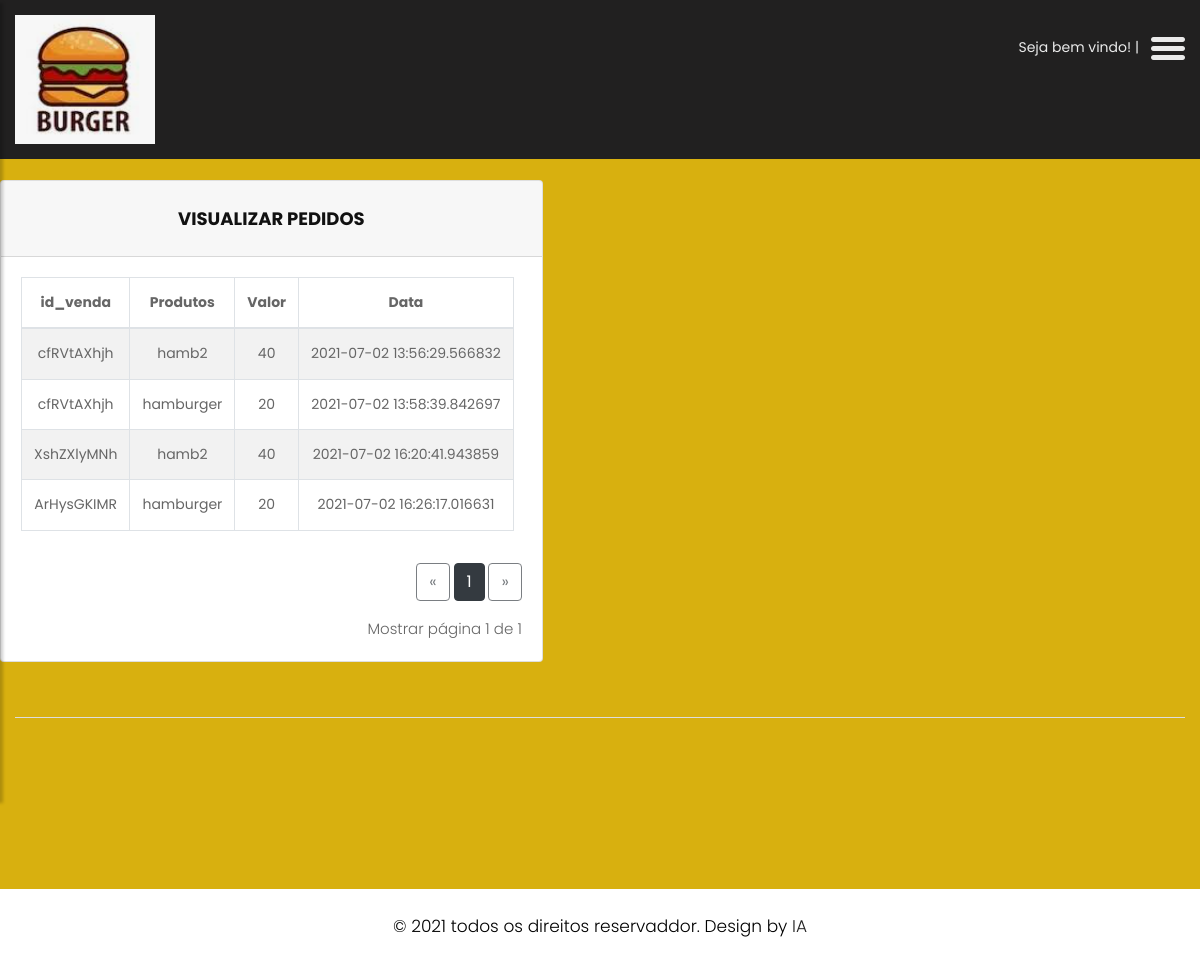
The page /cad_pedidos (signed in) on the database as committed earlier.
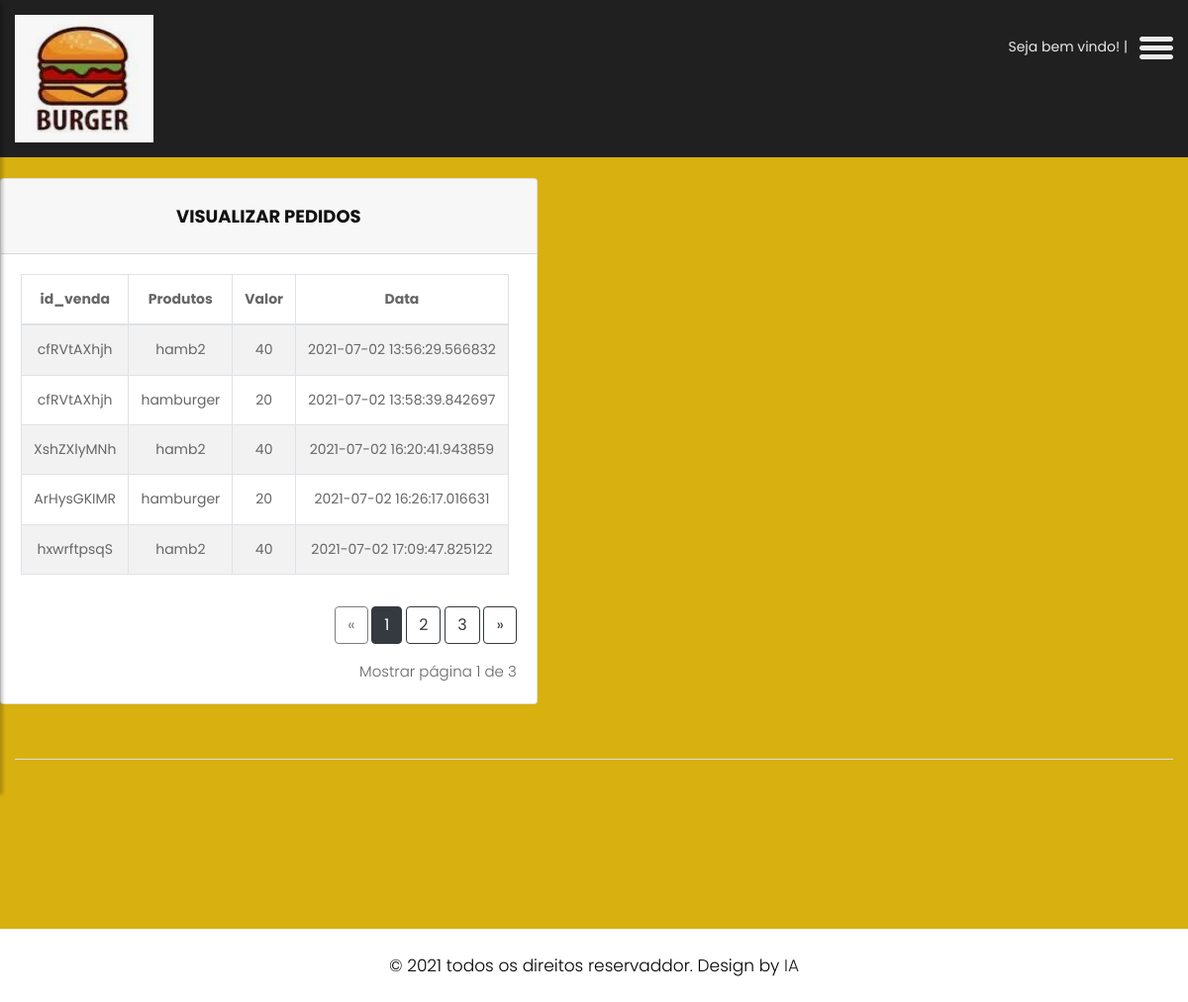
The same page on the database as committed later.
### main.py (models this page shows)
class pedidos(db.Model):
    __tablename__ = "pedidos"
    ID = db.Column(db.Integer, primary_key=True)
    id_venda = db.Column(db.Integer)
    produtos = db.Column(db.String(4096))
    valor = db.Column(db.Float(100))
    qtd = db.Column(db.Integer)
    sub_total = db.Column(db.Float(100))
    data = db.Column(db.DateTime)

### main.py (the view)
@app.route("/cad_pedidos", methods=["GET"])
def cat_pedidos():
    if not session.get('logged_in'):
            dados = prod.query.all()
            dados2 = emp.query.all()
            catt = cat.query.all()
            return render_template("login.html", a=dados, b=dados2, catt=catt)
    else:
        dados2 = emp.query.all()
        catt = cat.query.all()
        page = request.args.get('page', 1, type=int)
        dados = pedidos.query.paginate(page=page, per_page=ROWS_PER_PAGE)
        return render_template("cad_pedidos.html", a=dados, b=dados2, catt=catt)

### templates/cad_pedidos.html (shortened to what the changed rows need)
<!DOCTYPE html>
<html lang="en">
<head>
    <link rel="stylesheet" href="static/css/bootstrap.min.css">
    <link rel="stylesheet" href="static/css/owl.carousel.min.css">
    <link rel="stylesheet" href="static/css/style.css">
    <link rel="stylesheet" href="static/css/responsive.css">
    <link rel="stylesheet" href="https://cdnjs.cloudflare.com/ajax/libs/font-awesome/4.7.0/css/font-awesome.min.css">
</head>
<body class="main-layout">
    <div class="wrapper">
    <div id="content">
    <fooetr>
        <div class="footer">
            <div class="container-fluid ">
                <div class="row">
<div class="card">
  <div class="card-body">
    <div id="table" class="table-editable">
      <span class="table-add float-right mb-3 mr-2">
        <table class="table table-bordered table-responsive-md table-striped text-center">
        <thead>
          <tr>
            <th class="text-center">id_venda</th>
            <th class="text-center">Produtos</th>
            <th class="text-center">Valor</th>
            <th class="text-center">Data</th>
          </tr>
        </thead>
        <tbody>
        {% for a in a.items %}
          <tr>
            <td>
            <span class="pt-3-half" contenteditable="true" id="editor{{a.ID}}">{{a.id_venda}}</span>
            </td>
            <td>
              <span class="pt-3-half" contenteditable="true" id="editor{{a.ID}}">{{a.produtos}}</span>
            </td>
            <td>
              <span class="pt-3-half" contenteditable="true" id="editor{{a.ID}}">{{a.valor}}</span>
            </td>
            <td>
              <span class="pt-3-half" contenteditable="true" id="editor{{a.ID}}">{{a.data}}</span>
            </td>
          </tr>
        {% endfor %}
        </tbody>
      </table>
    </div>
<div class="text-right">
    <a href="{{ url_for('cat_pedidos', page=a.prev_num) }}"
       class="btn btn-outline-dark
       {% if a.page == 1 %}disabled{% endif %}">
        &laquo;
    </a>
    {% for page_num in a.iter_pages(left_edge=1, right_edge=1, left_current=1, right_current=2) %}
{% if page_num %}
            {% if a.page == page_num %}
            <a href="{{ url_for('cat_pedidos', page=page_num) }}"
               class="btn btn-dark">
                {{ page_num }}
            </a>
            {% else %}
            <a href="{{ url_for('cat_pedidos', page=page_num) }}"
               class="btn btn-outline-dark">
                {{ page_num }}
            </a>
            {% endif %}
        {% else %}
            ...
        {% endif %}
    {% endfor %}
    <a href="{{ url_for('cat_pedidos', page=a.next_num) }}"
       class="btn btn-outline-dark
       {% if a.page == a.pages %}disabled{% endif %}">
        &raquo;
    </a>
</div>
<p class="text-right mt-3">
   Mostrar página {{ a.page }} de  {{ a.pages }}
</p>
  </div>
</div>
                </div>
            </div>
        </div>
    </fooetr>
    </div>
    </div>
</body>
</html>

Rows that differ between the two databases and show on the page:
added pedidos: id_venda "hxwrftpsqS", produtos "hamb2", valor "40", data "2021-07-02 17:09:47.825122"
Other text that changed with them:
{{ a.pages }}: "1" → "3"
new list line: "2"
new list line: "3"
